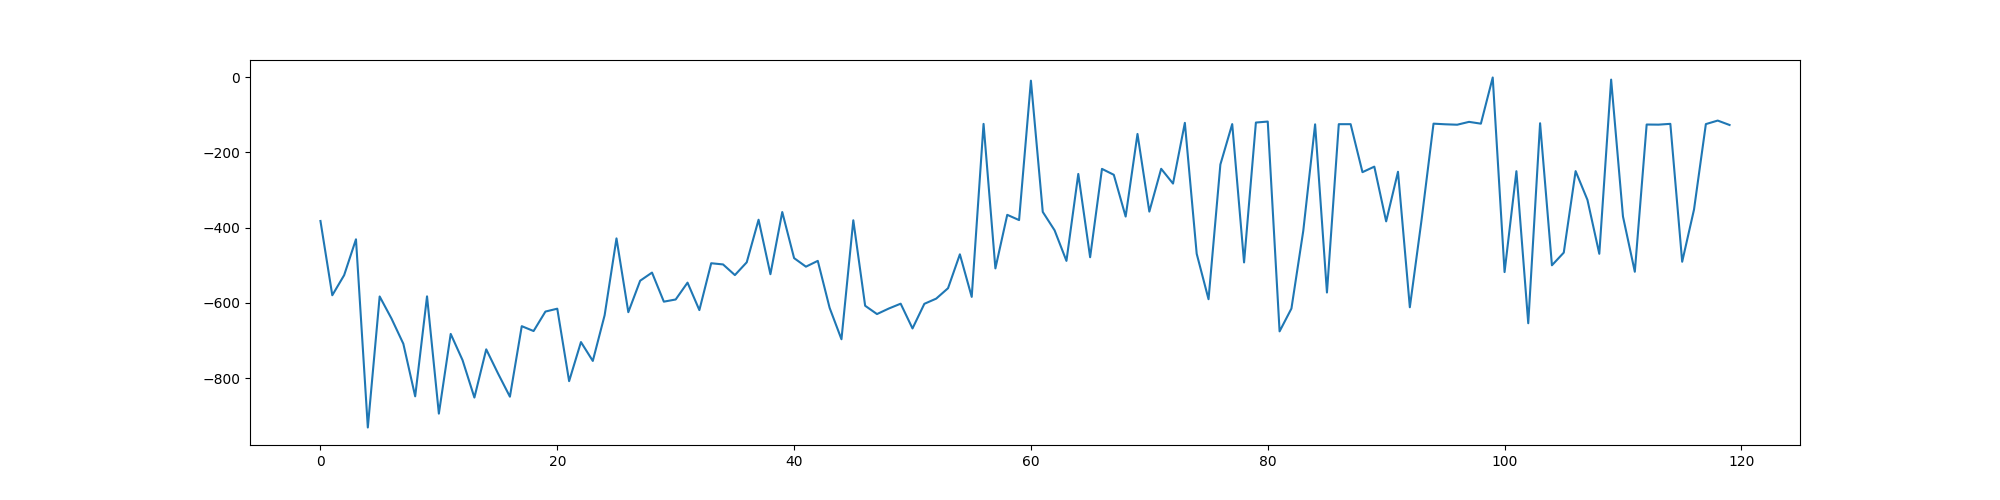

Here is the Python script that generated this plot:
'''
Recurrent Deterministic Policy Gradient (DDPG with LSTM network)
Update with batch of episodes for each time, so requires each episode has the same length.
'''


import math
import random

import gym
import numpy as np

import torch
import torch.nn as nn
import torch.optim as optim
import torch.nn.functional as F
from torch.distributions import Normal
from torch.distributions import Categorical
from collections import namedtuple
from common.buffers import *
from common.value_networks import *
from common.policy_networks import *
from common.utils import *

import matplotlib.pyplot as plt
from matplotlib import animation
from IPython.display import display
from reacher import Reacher
import argparse
from gym import spaces


GPU = True
device_idx = 0
if GPU:
    device = torch.device("cuda:" + str(device_idx) if torch.cuda.is_available() else "cpu")
else:
    device = torch.device("cpu")
print(device)

parser = argparse.ArgumentParser(description='Train or test neural net motor controller.')
parser.add_argument('--train', dest='train', action='store_true', default=False)
parser.add_argument('--test', dest='test', action='store_true', default=False)

args = parser.parse_args()

class RDPG():
    def __init__(self, replay_buffer, state_space, action_space, hidden_dim):
        self.replay_buffer = replay_buffer
        self.hidden_dim = hidden_dim
        self.qnet = QNetworkLSTM(state_space, action_space, hidden_dim).to(device)
        self.target_qnet = QNetworkLSTM(state_space, action_space, hidden_dim).to(device)
        self.policy_net = DPG_PolicyNetworkLSTM(state_space, action_space, hidden_dim).to(device)
        self.target_policy_net = DPG_PolicyNetworkLSTM(state_space, action_space, hidden_dim).to(device)

        print('Q network: ', self.qnet)
        print('Policy network: ', self.policy_net)

        for target_param, param in zip(self.target_qnet.parameters(), self.qnet.parameters()):
            target_param.data.copy_(param.data)
        self.q_criterion = nn.MSELoss()
        q_lr=1e-3
        policy_lr = 1e-3
        self.update_cnt=0

        self.q_optimizer = optim.Adam(self.qnet.parameters(), lr=q_lr)
        self.policy_optimizer = optim.Adam(self.policy_net.parameters(), lr=policy_lr)
    
    def target_soft_update(self, net, target_net, soft_tau):
    # Soft update the target net
        for target_param, param in zip(target_net.parameters(), net.parameters()):
            target_param.data.copy_(  # copy data value into target parameters
                target_param.data * (1.0 - soft_tau) + param.data * soft_tau
            )

        return target_net

    def update(self, batch_size, reward_scale=10.0, gamma=0.99, soft_tau=1e-2, policy_up_itr=10, target_update_delay=3, warmup=True):
        self.update_cnt+=1
        hidden_in, hidden_out, state, action, last_action, reward, next_state, done = self.replay_buffer.sample(batch_size)
        # print('sample:', state, action,  reward, done)
        state      = torch.FloatTensor(state).to(device)
        next_state = torch.FloatTensor(next_state).to(device)
        action     = torch.FloatTensor(action).to(device)
        last_action     = torch.FloatTensor(last_action).to(device)
        reward     = torch.FloatTensor(reward).unsqueeze(-1).to(device)  
        done       = torch.FloatTensor(np.float32(done)).unsqueeze(-1).to(device)

        # use hidden states stored in the memory for initialization, hidden_in for current, hidden_out for target
        predict_q, _ = self.qnet(state, action, last_action, hidden_in) # for q 
        new_action, _ = self.policy_net.evaluate(state, last_action, hidden_in) # for policy
        new_next_action, _ = self.target_policy_net.evaluate(next_state, action, hidden_out)  # for q
        predict_target_q, _ = self.target_qnet(next_state, new_next_action, action, hidden_out)  # for q

        predict_new_q, _ = self.qnet(state, new_action, last_action, hidden_in) # for policy. as optimizers are separated, no detach for q_h_in is also fine
        target_q = reward+(1-done)*gamma*predict_target_q # for q
        # reward = reward_scale * (reward - reward.mean(dim=0)) /reward.std(dim=0) # normalize with batch mean and std

        q_loss = self.q_criterion(predict_q, target_q.detach())
        policy_loss = -torch.mean(predict_new_q)

        # train qnet
        self.q_optimizer.zero_grad()
        q_loss.backward(retain_graph=True)  # no need for retain_graph here actually
        self.q_optimizer.step()

        # train policy_net     
        self.policy_optimizer.zero_grad()
        policy_loss.backward(retain_graph=True)
        self.policy_optimizer.step()

            
        # update the target_qnet
        if self.update_cnt%target_update_delay==0:
            self.target_qnet=self.target_soft_update(self.qnet, self.target_qnet, soft_tau)
            self.target_policy_net=self.target_soft_update(self.policy_net, self.target_policy_net, soft_tau)

        return q_loss.detach().cpu().numpy(), policy_loss.detach().cpu().numpy()

    def save_model(self, path):
        torch.save(self.qnet.state_dict(), path+'_q')
        torch.save(self.target_qnet.state_dict(), path+'_target_q')
        torch.save(self.policy_net.state_dict(), path+'_policy')

    def load_model(self, path):
        self.qnet.load_state_dict(torch.load(path+'_q'))
        self.target_qnet.load_state_dict(torch.load(path+'_target_q'))
        self.policy_net.load_state_dict(torch.load(path+'_policy'))
        self.qnet.eval()
        self.target_qnet.eval()
        self.policy_net.eval()

def plot(rewards):
    plt.figure(figsize=(20,5))
    plt.plot(rewards)
    plt.savefig('rdpg.png')
    # plt.show()
    plt.clf()

class NormalizedActions(gym.ActionWrapper): # gym env wrapper
    def _action(self, action):
        low  = self.action_space.low
        high = self.action_space.high
        
        action = low + (action + 1.0) * 0.5 * (high - low)
        action = np.clip(action, low, high)
        
        return action

    def _reverse_action(self, action):
        low  = self.action_space.low
        high = self.action_space.high
        
        action = 2 * (action - low) / (high - low) - 1
        action = np.clip(action, low, high)
        
        return action


if __name__ == '__main__':
    NUM_JOINTS=2
    LINK_LENGTH=[200, 140]
    INI_JOING_ANGLES=[0.1, 0.1]
    SCREEN_SIZE=1000
    # SPARSE_REWARD=False
    # SCREEN_SHOT=False
    ENV = ['Pendulum', 'Reacher'][0]
    if ENV == 'Reacher':
        env=Reacher(screen_size=SCREEN_SIZE, num_joints=NUM_JOINTS, link_lengths = LINK_LENGTH, \
        ini_joint_angles=INI_JOING_ANGLES, target_pos = [369,430], render=True)
        action_space = spaces.Box(low=-1.0, high=1.0, shape=(env.num_actions,), dtype=np.float32)
        state_space  = spaces.Box(low=-np.inf, high=np.inf, shape=(env.num_observations, ))

    elif ENV == 'Pendulum':
        # env = NormalizedActions(gym.make("Pendulum-v0"))
        env = gym.make("Pendulum-v0")
        action_space = env.action_space
        state_space  = env.observation_space
    hidden_dim = 64
    explore_steps = 0  # for random exploration
    batch_size = 3  # each sample in batch is an episode for lstm policy (normally it's timestep)
    update_itr = 1  # update iteration

    replay_buffer_size=1e6
    replay_buffer = ReplayBufferLSTM2(replay_buffer_size)
    model_path='./model/rdpg'
    torch.autograd.set_detect_anomaly(True)
    alg = RDPG(replay_buffer, state_space, action_space, hidden_dim)

    if args.train:
        # alg.load_model(model_path)

        # hyper-parameters
        max_episodes  = 1000
        max_steps   = 100
        frame_idx   = 0
        rewards=[]

        for i_episode in range (max_episodes):
            q_loss_list=[]
            policy_loss_list=[]
            state = env.reset()
            episode_reward = 0
            last_action = env.action_space.sample()
            episode_state = []
            episode_action = []
            episode_last_action = []
            episode_reward = []
            episode_next_state = []
            episode_done = []
            hidden_out = (torch.zeros([1, 1, hidden_dim], dtype=torch.float).cuda(), \
                torch.zeros([1, 1, hidden_dim], dtype=torch.float).cuda())  # initialize hidden state for lstm, (hidden, cell), each is (layer, batch, dim)
            
            for step in range(max_steps):
                hidden_in = hidden_out
                action, hidden_out = alg.policy_net.get_action(state, last_action, hidden_in)

                next_state, reward, done, _ = env.step(action)
                if ENV !='Reacher':
                    env.render()
                if step==0:
                    ini_hidden_in = hidden_in
                    ini_hidden_out = hidden_out
                episode_state.append(state)
                episode_action.append(action)
                episode_last_action.append(last_action)
                episode_reward.append(reward)
                episode_next_state.append(next_state)
                episode_done.append(done)  

                state = next_state
                last_action = action
                frame_idx += 1
                if len(replay_buffer) > batch_size:
                    for _ in range(update_itr):
                        q_loss, policy_loss = alg.update(batch_size)
                        q_loss_list.append(q_loss)
                        policy_loss_list.append(policy_loss)
                if done:  # should not break for lstm cases to make every episode with same length
                    break        

            if i_episode % 20 == 0:
                plot(rewards)
                alg.save_model(model_path)
            print('Eps: ', i_episode, '| Reward: ', np.sum(episode_reward), '| Loss: ', np.average(q_loss_list), np.average(policy_loss_list))
            replay_buffer.push(ini_hidden_in, ini_hidden_out, episode_state, episode_action, episode_last_action, \
                episode_reward, episode_next_state, episode_done)

            rewards.append(np.sum(episode_reward))
            alg.save_model(model_path)


    if args.test:
        test_episodes = 10
        max_steps=100
        alg.load_model(model_path)

        for i_episode in range (test_episodes):
            q_loss_list=[]
            policy_loss_list=[]
            state = env.reset()
            episode_reward = 0
            last_action = np.zeros(action_space.shape[0])
            hidden_out = (torch.zeros([1, 1, hidden_dim], dtype=torch.float).cuda(), \
                torch.zeros([1, 1, hidden_dim], dtype=torch.float).cuda())  # initialize hidden state for lstm, (hidden, cell), each is (layer, batch, dim)
            
            for step in range(max_steps):
                hidden_in = hidden_out
                action, hidden_out= alg.policy_net.get_action(state, last_action, hidden_in, noise_scale=0.0)  # no noise for testing
                next_state, reward, done, _ = env.step(action)
                env.render()
                
                last_action = action
                state = next_state
                episode_reward += reward
                
                
                if done:
                    break
 
            print('Eps: ', i_episode, '| Reward: ', episode_reward)
            
